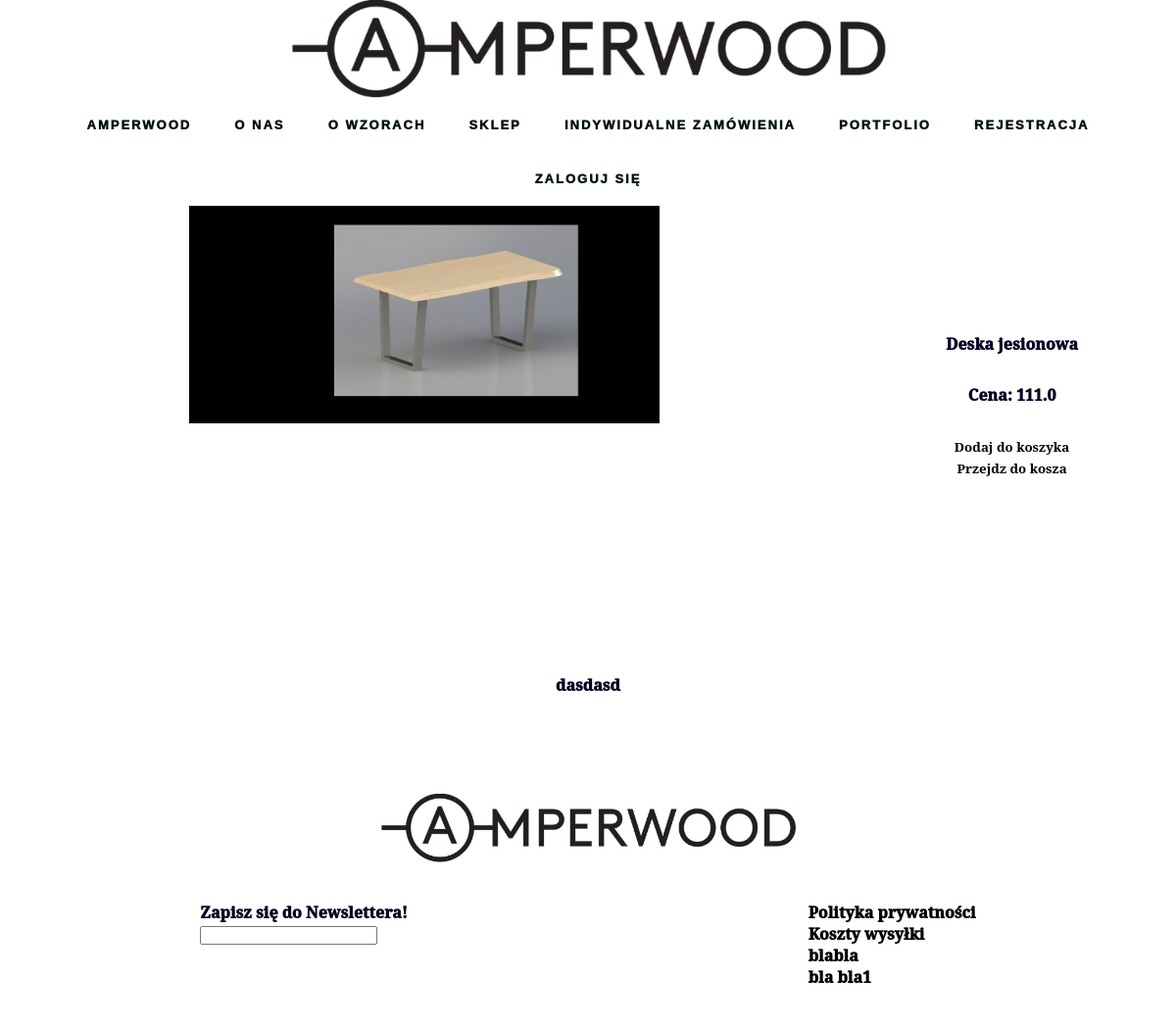
/Sklep/6/, run on an earlier commit of the app's database.
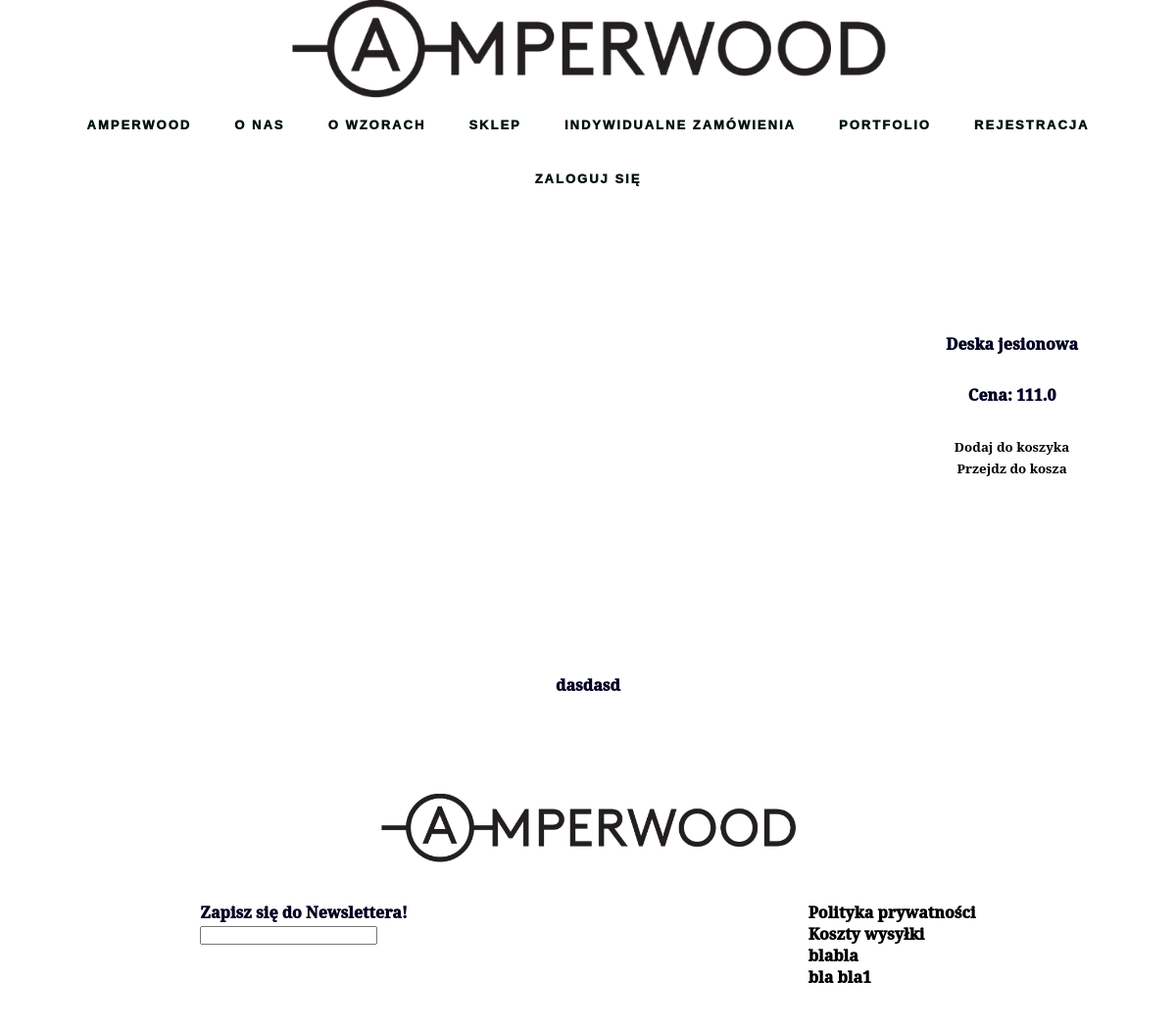
And on a later commit of the database.
### produkty/models.py (models this page shows, shortened)
class Product(models.Model):
    nazwa = models.CharField(max_length=120)
    opis = models.TextField()
    cena = models.FloatField()
    zdjecie = models.ImageField(height_field=None, upload_to='fotki')
    podsumowanie = models.TextField(
        default="Django jest spoko")
    przecena = models.BooleanField(default=False)
    kategoria = models.ForeignKey(
        Kategoria, on_delete=models.CASCADE)
    slug = models.SlugField(unique=True)
    class Meta:
        unique_together = ('nazwa', 'slug')

### produkty/views.py (the view)
# urls.py: re_path(r'^Sklep/(?P<slug>.*)/$', viewsProdukty.SingleProduct,
def SingleProduct(request, slug):
    print(slug)
    obj_slug = get_object_or_404(Product, slug=slug)
    obj = Product.objects.get(slug=slug)
    if request.method == 'POST':
        koszyk = Cart.objects.get()
        item = koszyk.rzeczyWKoszu.get(slug=slug)
        itemyWKoszyku.append(item)
        print('Added SigleProduct to cart', user, koszyk, item,
              item.slug, itemyWKoszyku)
        kontext = {
            'produkt404_slug': obj_slug,
            'obj': obj,
            'koszyk': koszyk,
            'item': item,
            'slugi': item.slug,
            'itemyWKoszyku': itemyWKoszyku
        }
    else:
        kontext = {
            'produkt404_slug': obj_slug,
            'obj': obj,
        }
    return render(request, 'produkt.html', kontext)

### Templates/AW/produkt.html (shortened to what this page needs)
{% load static %}
<!DOCTYPE html>
<html lang="pl">
<head>
    <link rel="stylesheet" type="text/css" href={% static "css/style.css" %}?{% now "U" %}>
</head>
<body>
<div class="wrapper">
    {% include 'menu.html' %}
    <div class="pojProduktPage">
    <div class="pojProdukt">
        <div class="zdjecie"><img src="{{obj.zdjecie.url}}"  alt="" width="600"></div>
    </div>
    <div class="pojProduktuFunkcje">
    <div class="nazwa">{{obj.nazwa}}</div>
        <div class="cena">Cena: {{obj.cena}}</div>
    <form action="" method="POST" >
            <button class="BtnSingle" type="submit" >Dodaj do koszyka</button>
        </form>
        <form action="cart">
        <button class="BtnSingle" type="submit">
        Przejdz do kosza
        </button></form>
    </div>
    </div>
    <div class="opis">{{obj.opis}}</div>
        {% include 'footer.html' %}
</div>
</body>
</html>

What changed in the data, as far as the page shows it:
changed Product "Deska jesionowa": zdjecie: picture removed
